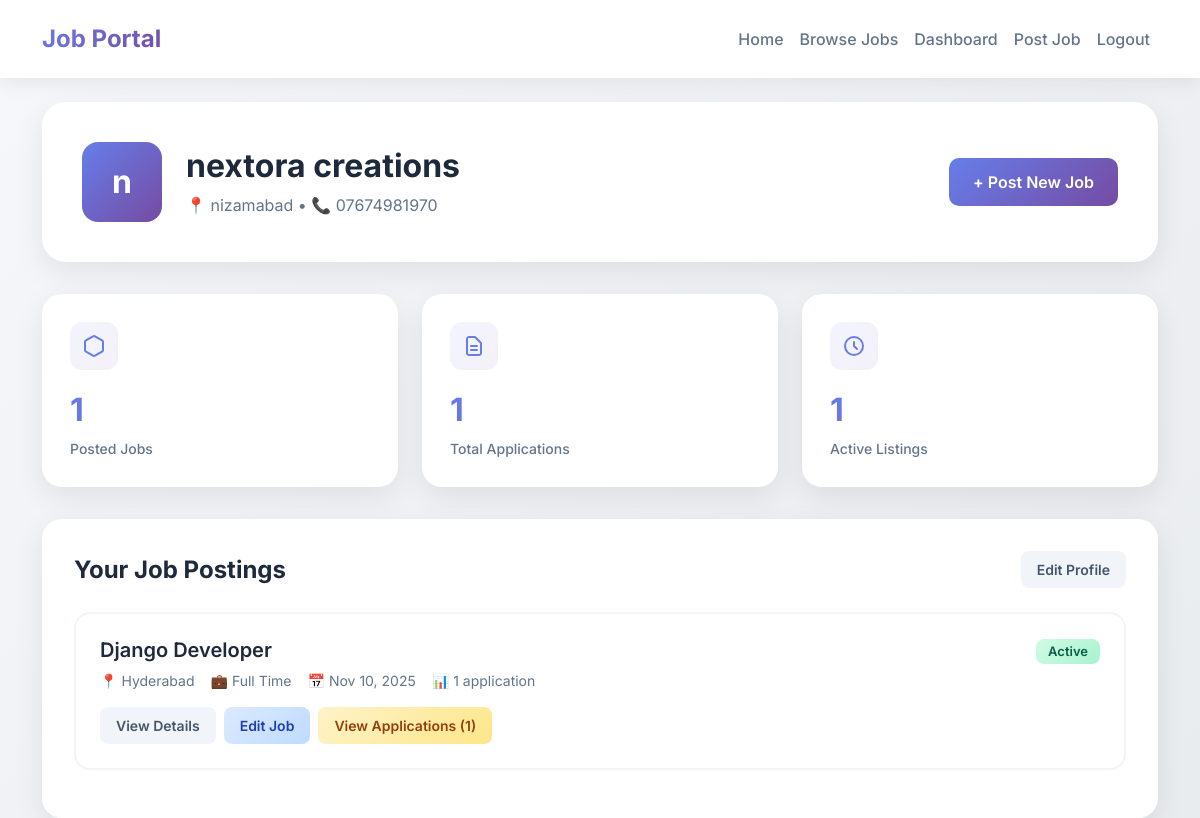
Screenshot of /accounts/employer/dashboard/ (signed in) with the database file from the repository.
### accounts/models.py (models this page shows, shortened)
class Employer(models.Model):
    user = models.OneToOneField(User, on_delete=models.CASCADE, related_name='employer_profile')
    company_name = models.CharField(max_length=200)
    company_description = models.TextField(blank=True)
    website = models.URLField(blank=True)
    location = models.CharField(max_length=200)
    phone = models.CharField(max_length=20)
    logo = models.ImageField(upload_to='company_logos/', blank=True, null=True)

### jobs/models.py (models this page shows, shortened)
class Job(models.Model):
    JOB_TYPE_CHOICES = (
        ('full_time', 'Full Time'),
        ('part_time', 'Part Time'),
        ('contract', 'Contract'),
        ('internship', 'Internship'),
    )
    employer = models.ForeignKey(Employer, on_delete=models.CASCADE, related_name='jobs')
    title = models.CharField(max_length=200)
    description = models.TextField()
    requirements = models.TextField()
    location = models.CharField(max_length=200)
    job_type = models.CharField(max_length=20, choices=JOB_TYPE_CHOICES)
    salary_min = models.DecimalField(max_digits=10, decimal_places=2, null=True, blank=True)
    salary_max = models.DecimalField(max_digits=10, decimal_places=2, null=True, blank=True)
    posted_date = models.DateTimeField(default=timezone.now)
    deadline = models.DateField(null=True, blank=True)
    is_active = models.BooleanField(default=True)
    class Meta:
        ordering = ['-posted_date']
    def application_count(self):
        return self.applications.count()

### accounts/views.py (the view)
# urls.py: path('employer/dashboard/', views.employer_dashboard, name='employer_dashboard'),
@login_required
def employer_dashboard(request):
    if request.user.user_type != 'employer':
        messages.error(request, 'Access denied. Employers only.')
        return redirect('home')
    employer = request.user.employer_profile
    jobs = employer.jobs.all()
    total_applications = sum(job.application_count() for job in jobs)
    context = {
        'employer': employer,
        'jobs': jobs,
        'total_applications': total_applications,
    }
    return render(request, 'accounts/employer_dashboard.html', context)

### templates/accounts/employer_dashboard.html (shortened to what this page needs)
{% extends 'base.html' %}
{% block content %}
<div class="dashboard-header">
    <div class="header-content">
        <div class="company-logo">
            {{ employer.company_name.0 }}
        </div>
        <div class="header-info">
            <h1>{{ employer.company_name }}</h1>
            <p>📍 {{ employer.location }} • 📞 {{ employer.phone }}</p>
        </div>
        <div class="header-actions">
            <a href="{% url 'job_create' %}" class="btn-action btn-primary-gradient">+ Post New Job</a>
        </div>
    </div>
</div>
<div class="stats-grid">
    <div class="stat-card">
        <div class="stat-icon">
        </div>
        <div class="stat-value">{{ jobs.count }}</div>
        <div class="stat-label">Posted Jobs</div>
    </div>
    <div class="stat-card">
        <div class="stat-icon">
        </div>
        <div class="stat-value">{{ total_applications }}</div>
        <div class="stat-label">Total Applications</div>
    </div>
    <div class="stat-card">
        <div class="stat-icon">
        </div>
        <div class="stat-value">{{ jobs|length }}</div>
        <div class="stat-label">Active Listings</div>
    </div>
</div>
<div class="jobs-list">
    <div class="section-title">
        <span>Your Job Postings</span>
        <a href="{% url 'employer_profile' %}" class="btn-sm btn-view">Edit Profile</a>
    </div>
    {% if jobs %}
        {% for job in jobs %}
        <div class="job-item">
            <div class="job-header">
                <div>
                    <h3 class="job-title">{{ job.title }}</h3>
                    <div class="job-meta">
                        <span>📍 {{ job.location }}</span>
                        <span>💼 {{ job.get_job_type_display }}</span>
                        <span>📅 {{ job.posted_date|date:"M d, Y" }}</span>
                        <span>📊 {{ job.application_count }} application{{ job.application_count|pluralize }}</span>
                    </div>
                </div>
                <div>
                    {% if job.is_active %}
                    <span class="badge badge-active">Active</span>
                    {% else %}
                    <span class="badge badge-inactive">Inactive</span>
                    {% endif %}
                </div>
            </div>
            <div class="job-actions">
                <a href="{% url 'job_detail' job.id %}" class="btn-sm btn-view">View Details</a>
                <a href="{% url 'job_edit' job.id %}" class="btn-sm btn-edit">Edit Job</a>
                <a href="{% url 'job_applications' job.id %}" class="btn-sm btn-applications">
                    View Applications ({{ job.application_count }})
                </a>
            </div>
        </div>
        {% endfor %}
    {% endif %}
</div>
{% endblock %}

### templates/base.html (style rules this page uses)
:root { --primary: #4f46e5; --primary-dark: #4338ca; --bg-gradient: linear-gradient(135deg, #667eea 0%, #764ba2 100%); --card-shadow: 0 20px 60px rgba(79, 70, 229, 0.15); }
* { margin: 0; padding: 0; box-sizing: border-box; }
body { font-family: 'Inter', sans-serif; background: linear-gradient(135deg, #f5f7fa 0%, #e9ecef 100%); min-height: 100vh; }

### templates/accounts/employer_dashboard.html (style rules this page uses)
.dashboard-header { background: white; border-radius: 24px; padding: 40px; box-shadow: 0 10px 30px rgba(0, 0, 0, 0.08); margin-bottom: 32px; animation: fadeInDown 0.8s ease; }
.header-content { display: flex; align-items: center; gap: 24px; flex-wrap: wrap; }
.company-logo { width: 80px; height: 80px; border-radius: 16px; background: var(--bg-gradient); display: flex; align-items: center; justify-content: center; font-size: 2rem; color: white; font-weight: 700; }
.header-info h1 { font-size: 2rem; font-weight: 700; color: #1e293b; margin-bottom: 8px; }
.header-info p { color: #64748b; margin: 0; }
.header-actions { margin-left: auto; }
.btn-action { padding: 12px 24px; font-weight: 600; border-radius: 10px; text-decoration: none; transition: all 0.3s ease; display: inline-block; }
.btn-primary-gradient { background: var(--bg-gradient); color: white; border: none; }
.stats-grid { display: grid; grid-template-columns: repeat(auto-fit, minmax(200px, 1fr)); gap: 24px; margin-bottom: 32px; animation: fadeInUp 0.8s ease; }
.stat-card { background: white; border-radius: 20px; padding: 28px; box-shadow: 0 10px 30px rgba(0, 0, 0, 0.08); transition: all 0.3s ease; }
.stat-icon { width: 48px; height: 48px; border-radius: 12px; background: linear-gradient(135deg, #667eea15 0%, #764ba215 100%); display: flex; align-items: center; justify-content: center; margin-bottom: 16px; }
.stat-value { font-size: 2rem; font-weight: 700; background: var(--bg-gradient); -webkit-background-clip: text; -webkit-text-fill-color: transparent; background-clip: text; margin-bottom: 4px; }
.stat-label { font-size: 0.875rem; color: #64748b; font-weight: 500; }
.section-title { font-size: 1.5rem; font-weight: 700; color: #1e293b; margin-bottom: 24px; display: flex; align-items: center; justify-content: space-between; }
.jobs-list { background: white; border-radius: 20px; padding: 32px; box-shadow: 0 10px 30px rgba(0, 0, 0, 0.08); animation: fadeInUp 0.8s ease 0.2s both; }
.job-item { padding: 24px; border: 2px solid #f1f5f9; border-radius: 16px; margin-bottom: 16px; transition: all 0.3s ease; }
.job-header { display: flex; justify-content: space-between; align-items: start; margin-bottom: 16px; flex-wrap: wrap; gap: 16px; }
.job-title { font-size: 1.25rem; font-weight: 600; color: #1e293b; margin-bottom: 8px; }
.job-meta { display: flex; gap: 16px; flex-wrap: wrap; font-size: 0.875rem; color: #64748b; }
.badge { padding: 6px 12px; border-radius: 8px; font-size: 0.8125rem; font-weight: 600; }
.badge-active { background: linear-gradient(135deg, #d1fae5 0%, #a7f3d0 100%); color: #065f46; }
.job-actions { display: flex; gap: 8px; flex-wrap: wrap; }
.btn-sm { padding: 8px 16px; font-size: 0.875rem; font-weight: 600; border-radius: 8px; text-decoration: none; transition: all 0.3s ease; border: none; cursor: pointer; }
.btn-view { background: #f1f5f9; color: #475569; }
.btn-edit { background: linear-gradient(135deg, #dbeafe 0%, #bfdbfe 100%); color: #1e40af; }
.btn-applications { background: linear-gradient(135deg, #fef3c7 0%, #fde68a 100%); color: #92400e; }

### rows the page displays
Employer: company_name.0 "n", company_name "nextora creations", location "nizamabad", phone "07674981970"
Job: title "Django Developer", location "Hyderabad", job_type "Full Time", posted_date "Nov 10, 2025", application_count "1", is_active "Active"

### other values shown
{{ jobs.count }} "1"
{{ total_applications }} "1"
{{ jobs|length }} "1"
